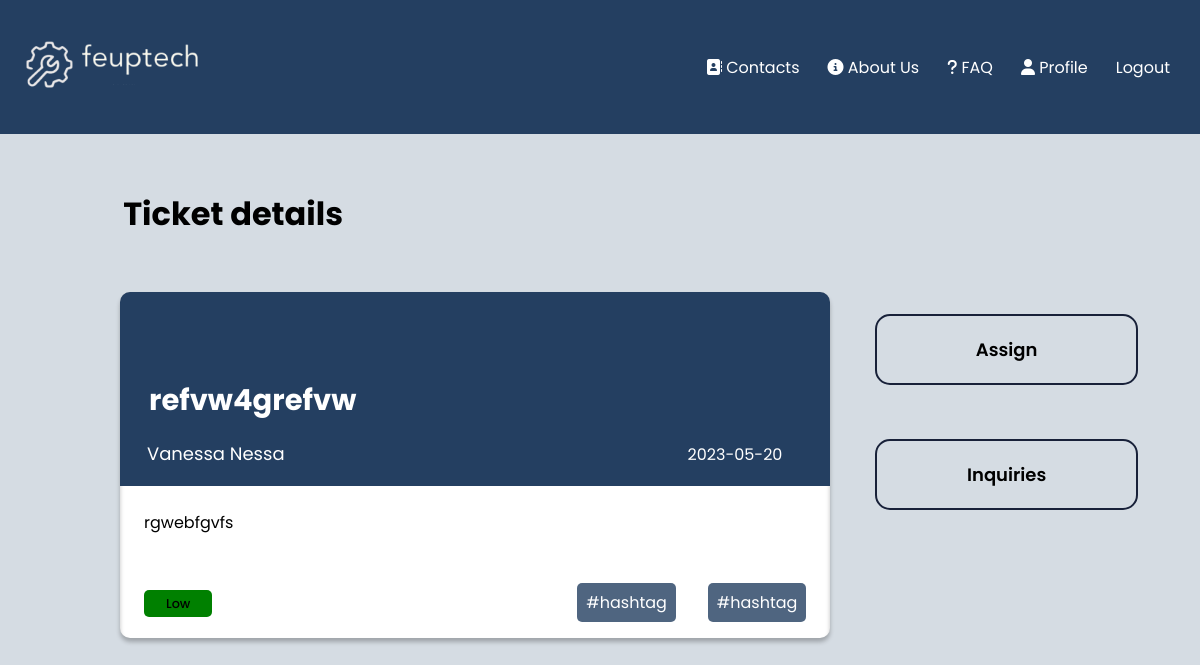
Before: /pages/ticket_detail.php?ticket=1 (signed in) with the older database file.
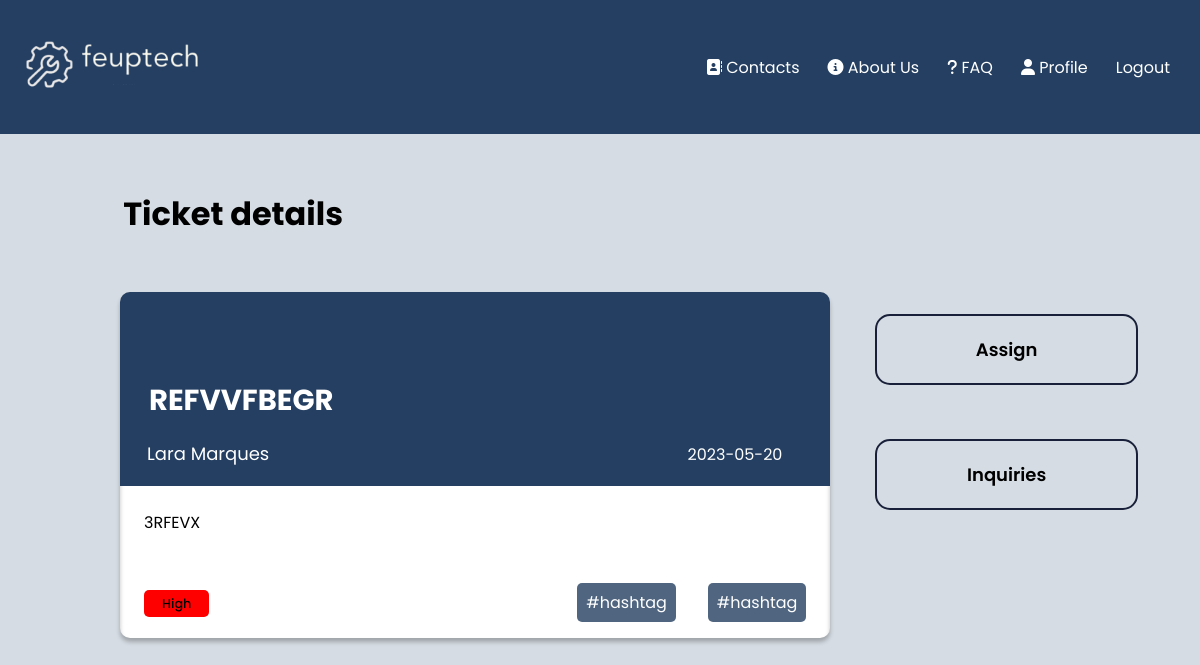
After: the same page with the newer database file.
### tables this page shows
CREATE TABLE tickets(

    idTicket integer primary key AUTOINCREMENT,
    title text NOT NULL,
    description text,
    status text references Status(title),
    idAgent text references Agents(idAgent),
    idClient text references Clients(idClient),
    department text references department(title),
    priority text,
    hashtag text,
    date datetime
);

CREATE TABLE users(
    idUser integer primary key AUTOINCREMENT,
    email text UNIQUE,
    name text NOT NULL,
    username text UNIQUE NOT NULL,
    password text NOT NULL
);

### pages/ticket_detail.php (called while the page is built)
<?php
    require_once(__DIR__ . '/../database/connection.db.php');
    include '../database/ticket.class.php';
    include '../database/user.class.php';
    include '../utils/session.php';
    include '../templates/tickets.tpl.php';
    include '../templates/ticket_detail.tpl.php';
    $session = new Session();
    $db = getDatabaseConnection();
    $user = User::getUserWithId($db, $session->getID());
    $ticket = $user->getTicketWithID($db, $_GET['ticket']);
    drawTicketsHeader($session, "<link href=\"../css/ticketsDetail_style.css\" rel=\"stylesheet\">");
    drawTicketDetail($db, $ticket, $user);
?>

### utils/session.php (called while the page is built, shortened)
<?php
class Session{
      public function isLoggedIn() : bool {
        return isset($_SESSION['id']);
      }
      public function getID() : ?int {
        return isset($_SESSION['id']) ? $_SESSION['id'] : null;
      }
}
?>

### database/ticket.class.php (called while the page is built, shortened)
<?php
     class Ticket{
        public string $status;
        public string $priority;
        public function __construct(int $idTicket, string $title, string $status,
          string $description, string $department, string $priority, string $date, string $idClient, int $idAgent, string $hashtag = "#urgent"){
            $this->idTicket = $idTicket;
            $this->title = $title;
            $this->status = $status;
            $this->description = $description;
            $this->priority = $priority;
            $this->date = $date;
            $this->idClient = $idClient;
        }
        public function getStatus(){
            return $this->status;
        }
        public function getPriority(){
            return $this->priority;
        }
    }
?>

### database/user.class.php (called while the page is built, shortened)
<?php
     class User{
        public string $name;
        public function __construct(int $id, string $email, string $name, string $username){
            $this->id = $id;
            $this->name = $name;
        }
        public function getName(){
            return $this->name;
        }
        public function getTicketWithID($db, $id){
            $stmt = $db->prepare('SELECT idTicket, date, title, status, description, department, priority, idClient, idAgent FROM tickets WHERE idTicket = ?');
            $stmt->execute([$id]);
            $ticketRows = $stmt->fetchAll(PDO::FETCH_ASSOC);
            $row = $ticketRows[0];
            $ticket = new Ticket(
                $row['idTicket'],
                $row['title'],
                $row['status'],
                $row['description'],
                $row['department'],
                $row['priority'],
                $row['date'],
                $row['idClient'],
                intval($row['idAgent'])
            );
            return $ticket;
        }
        static function getUserWithID(PDO $db, int $id) : ?User {
            $stmt = $db->prepare('
                SELECT u.idUser, u.email, u.name, u.username
                FROM users u JOIN admins a ON u.idUser = a.idAdmin
                WHERE u.idUser = ?');
            $stmt->execute(array($id));
            $row = $stmt->fetch(PDO::FETCH_ASSOC);
            $stmt = $db->prepare('
                SELECT u.idUser, u.email, u.name, u.username
                FROM users u JOIN agents a ON u.idUser = a.idAgent
                WHERE u.idUser = ?');
            $stmt->execute(array($id));;
            $row = $stmt->fetch(PDO::FETCH_ASSOC);
            if ($row !== false) {
                return new Agent($row['idUser'], $row['email'], $row['name'], $row['username']);
            }
            return null;
            }
     }
?>

### templates/ticket_detail.tpl.php (the view, shortened to what this page needs)
<?php function drawTicketDetail($db,Ticket $ticket, User $user) {
    $client = User::getUserWithId($db, $ticket->idClient);
    $name = "";
    if ($client) {
        $name = $client->getName();
    } else {
        $name = "Unknown User";
    }
    ?>
    <h1 class="details">Ticket details</h1>
        <main class = "all">
            <section class="box">
                <div class="content">
                    <h1 class="title"><?php echo $ticket->title ?></h1>
                    <div class ="try">
                        <h3 class="author"><?php echo $name?></h3>
                        <p class="date"><?php echo $ticket->date ?></p>
                    </div>
                </div>
                <p class="description"><?php echo $ticket->description ?></p>
                <div class = "end">
                    <p class="ticket-priority"><?php
                    $priority = $ticket->getPriority();
                    if ($priority === 'High') {
                              echo '<span class="high">' . $priority . '</span>';
                          } elseif ($priority === 'Medium') {
                              echo '<span class="medium">' . $priority . '</span>';
                          } elseif ($priority === 'Low') {
                              echo '<span class="low">' . $priority . '</span>';
                          }
                          ?></p>
                    <div class = "hashtags">
                        <p class="hashtag">#hashtag</p>
                        <p class="hashtag">#hashtag</p>
                    </div>
                </div>
            </section>
            <section class="assign">
            <?php
            $status = $ticket->getStatus();
            if ($user->id !== $client->id && $status != 'Closed') {
                echo '<button class="button-assign role="button" id="button">Assign</button>';
            }
            ?>
            <br>
                <a href="../pages/inquiries.php?ticket=<?php echo urlencode($ticket->idTicket) ?>"><button class="button-assign" role="button">Inquiries</button></a>
            </section>
        </main>
    </body>
</html>
<?php } ?>

### templates/tickets.tpl.php (shortened to what this page needs)
<?php function drawTicketsHeader($session, $css = "") { ?>
    <!DOCTYPE html>
    <html lang = "en-Us">
    <head>
        <link href="../css/navLogin_style.css" rel="stylesheet">
        <link href="../css/tickets_style.css" rel="stylesheet">
        <link href="../css/newTicket.css" rel="stylesheet">
        <link href="../css/tickets_all.css" rel="stylesheet">
        <link href="../css/assign_style.css" rel="stylesheet">
        <?php
          echo $css;
        ?>
    </head>
    <body>
        <nav>
        <a href = "../pages"><img src ="../images/logo.png"></a>
        <ul class = "navigation">
                <li class = "nav_elem"><a href = "../pages/contacts.php"><i class="fa-solid fa-address-book"></i> Contacts</a></li>
                <li class = "nav_elem"><a href = "../pages/about_us.php"><i class="fas fa-circle-info"></i> About Us</a></li>
                <li class = "nav_elem"><a href = "../pages/faq.php"><i class="fa-solid fa-question"></i> FAQ</a></li>
                <?php
                if (!$session->isLoggedIn()){
                    echo "<li class = \"nav-elem\"><a href=\"../pages/register.php\">Register</a></li>";
                    echo "<li class = \"nav-elem\"><a href=\"../pages/login.php\">Login</a></li>";
                }
                else{
                    echo "<li class = \"nav-elem\"><a href =\"../pages/profile.php\"><i class=\"fa-solid fa-user\"></i> Profile</a></li>";
                    echo "<form action=\"../actions/action_logout.php\" method=\"post\" class=\"logout\"><a href = \"#\" type=\"submit\" onclick=\"this.parentNode.submit(); return false;\">Logout</a></form>";
                }
                ?>
            </ul>
        </nav>
<?php } ?>

### css/navLogin_style.css (style rules this page uses)
.navigation { display: flex; justify-content: flex-end; padding: 14px 16px; }
nav a { text-decoration: none; color: white; padding: 14px; }
li { list-style: none; }
nav { background-color: #243f61; background-size: cover; background-position: center; text-align: center; font-family: 'Poppins'; margin: -8px; display: grid; grid-template-columns: auto 1fr; column-gap: 2em; align-items: center; }
nav img { width: 100%; max-width: 200px; justify-self: start; }

### css/tickets_style.css (style rules this page uses)
body { font-family: 'Poppins'; background-color: #D5DCE3; }
.box { width: 100%; max-width: 1150px; margin: 5% auto; background-color: white; border-radius: 10px; display: flex; flex-direction: column; }
.ticket-priority { font-weight: 500; margin-right: 10px; }
.high { background-color: red; padding: 5px 18px; border-radius: 5px; font-size: 0.8em; }
.low { background-color: green; padding: 5px 22px; border-radius: 5px; font-size: 0.8em; }

### css/tickets_all.css (style rules this page uses)
body { font-family: 'Poppins'; background-color: #D5DCE3 }
h1 { margin-top: 3em; margin-left: 1.5em; }

### css/ticketsDetail_style.css (style rules this page uses)
body { font-family: 'Poppins'; background-color: #D5DCE3; }
.box { width: 60%; max-width: 1150px; margin-left: 7em; margin-top: 2em; margin-right: 0; background-color: white; border-radius: 10px; display: flex; flex-direction: column; box-shadow: 0px 4px 4px rgba(0, 0, 0, 0.25), inset 0px 4px 4px rgba(0, 0, 0, 0.25); }
.details { margin-top: 2em; margin-left: 3.6em; }
.all { display: flex; flex-direction: row; height: 100%; }
.button-assign { appearance: none; background-color: transparent; border: 2px solid #182139; border-radius: 15px; box-sizing: border-box; color: black; cursor: pointer; display: inline-block; font-size: 18px; font-weight: 600; font-family: 'Poppins'; line-height: normal; margin: 0; margin-top: 3em; min-height: 60px; min-width: 0; outline: none; padding: 20px 90px; text-align: center; text-decoration: none; transition: all 300ms cubic-bezier(.23, 1, 0.32, 1); user-select: none; -webkit-user-select: none; touch-action: manipulation; will-change: transform; width: 100%; align-self: start; }
.assign { margin-left: 45px; }
.title { margin-left: 1em; font-size: 29px; margin-bottom: 0em; }
.author { margin-left: 1.5em; font-weight: 400; font-size: large; }
.box p { margin-left: 1.5em; }
.date { position: relative; bottom: 2.7em; text-align: end; margin-right: 3em; }
.try { margin-bottom: -2.5em; }
.content { background-color: #243f61; color: white; border-radius: 10px 10px 0px 0px; }
.description { margin-bottom: 0; margin-top: 1.5em; margin-right: 1.5em; }
.end { display: flex; flex-direction: row; justify-content: space-between; align-items: center; margin-top: 2em; margin-right: 1.5em; }
.hashtags { display: flex; flex-wrap: wrap; gap: 0.5em; }
.hashtag { background-color: rgba(36, 63, 97, .8); padding: 7px 9px; color: white; border-radius: 5px; }

Changed rows visible on the page:
no longer on this page (row unchanged): users: name "Vanessa Nessa"
changed tickets: title "refvw4grefvw" → "REFVVFBEGR"; description "rgwebfgvfs" → "3RFEVX"; priority "Low" → "High"
now on this page (row unchanged): users: name "Lara Marques"
